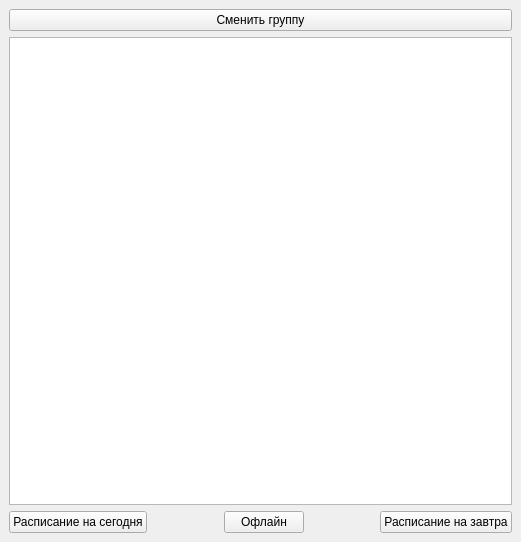
<?xml version="1.0" encoding="UTF-8"?>
<ui version="4.0">
 <class>MainSchedule</class>
 <widget class="QMainWindow" name="MainSchedule">
  <property name="geometry">
   <rect>
    <x>0</x>
    <y>0</y>
    <width>521</width>
    <height>542</height>
   </rect>
  </property>
  <property name="windowTitle">
   <string>MainSchedule</string>
  </property>
  <widget class="QWidget" name="centralwidget">
   <layout class="QVBoxLayout" name="verticalLayout">
    <item>
     <widget class="QPushButton" name="pushButton_newgroup">
      <property name="text">
       <string>Сменить группу</string>
      </property>
     </widget>
    </item>
    <item>
     <widget class="QPlainTextEdit" name="plainTextEdit">
      <property name="layoutDirection">
       <enum>Qt::LeftToRight</enum>
      </property>
      <property name="autoFillBackground">
       <bool>false</bool>
      </property>
      <property name="undoRedoEnabled">
       <bool>false</bool>
      </property>
      <property name="readOnly">
       <bool>true</bool>
      </property>
      <property name="plainText">
       <string/>
      </property>
     </widget>
    </item>
    <item>
     <layout class="QHBoxLayout" name="horizontalLayout">
      <item>
       <widget class="QPushButton" name="pushButton_o">
        <property name="text">
         <string>Расписание на сегодня</string>
        </property>
       </widget>
      </item>
      <item>
       <spacer name="horizontalSpacer_2">
        <property name="orientation">
         <enum>Qt::Horizontal</enum>
        </property>
        <property name="sizeHint" stdset="0">
         <size>
          <width>40</width>
          <height>20</height>
         </size>
        </property>
       </spacer>
      </item>
      <item>
       <widget class="QPushButton" name="pushOfline">
        <property name="text">
         <string>Офлайн</string>
        </property>
       </widget>
      </item>
      <item>
       <spacer name="horizontalSpacer">
        <property name="orientation">
         <enum>Qt::Horizontal</enum>
        </property>
        <property name="sizeHint" stdset="0">
         <size>
          <width>40</width>
          <height>20</height>
         </size>
        </property>
       </spacer>
      </item>
      <item>
       <widget class="QPushButton" name="pushButton_t">
        <property name="text">
         <string>Расписание на завтра</string>
        </property>
       </widget>
      </item>
     </layout>
    </item>
   </layout>
  </widget>
 </widget>
 <resources/>
 <connections/>
</ui>
